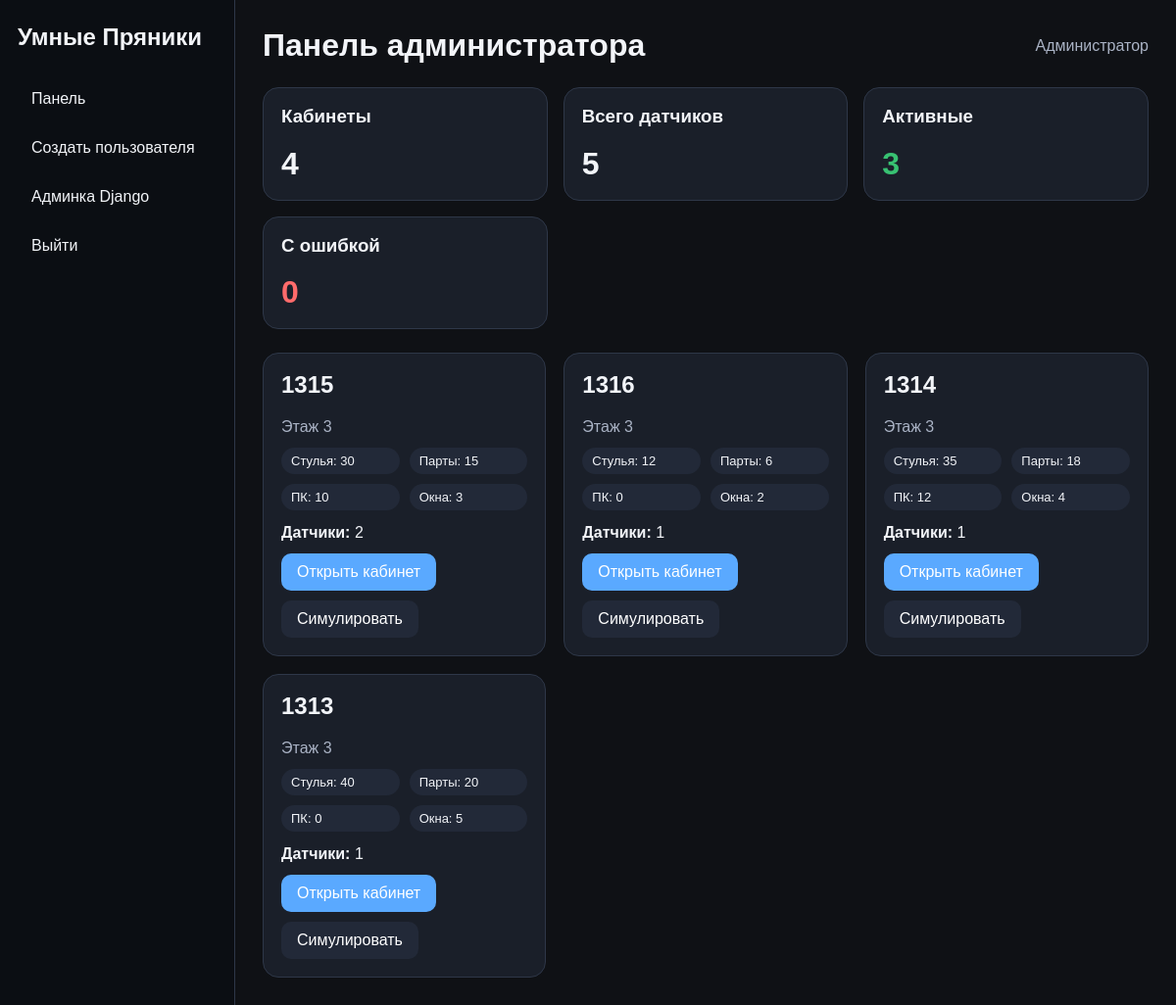
Before: /dashboard/ (signed in) with the older database file.
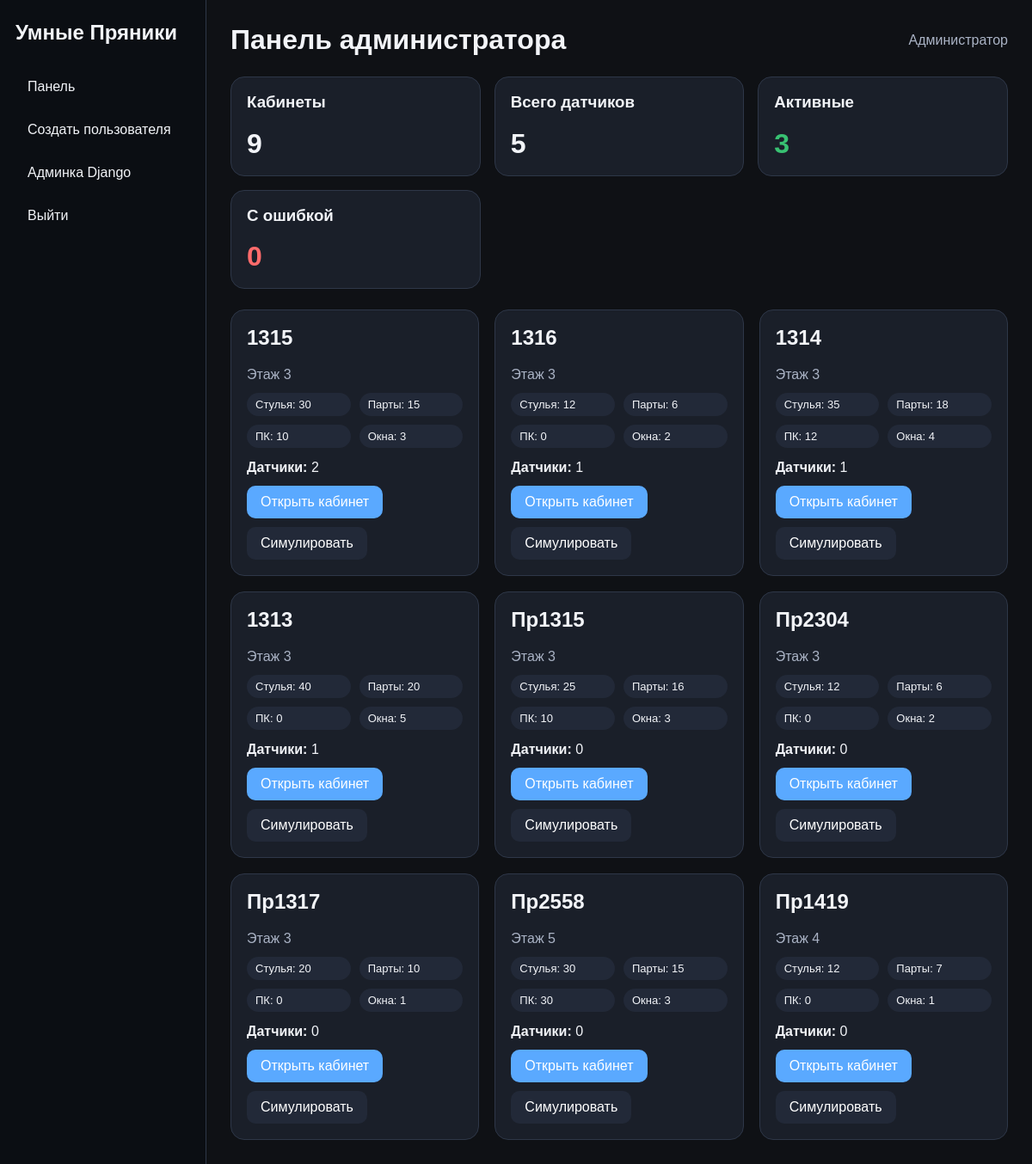
After: the same page with the newer database file.
### university/models.py (models this page shows, shortened)
class Room(models.Model):
    name = models.CharField("Название кабинета", max_length=50)
    floor = models.IntegerField("Этаж")
    chairs = models.IntegerField("Количество стульев", default=0)
    desks = models.IntegerField("Количество парт", default=0)
    computers = models.IntegerField("Количество компьютеров", default=0)
    windows = models.IntegerField("Количество окон", default=0)
    conditioners = models.IntegerField("Количество кондиционеров", default=0)
    description = models.TextField("Описание кабинета", blank=True)
    class Meta:
        verbose_name = "Кабинет"
        verbose_name_plural = "Кабинеты"

### university/views.py (the view)
# urls.py: path("dashboard/", views.dashboard_home, name="dashboard_home"),
@moderator_or_admin_required
def dashboard_home(request):
    rooms = Room.objects.prefetch_related("sensor_set__sensor_type").all()
    total_rooms = rooms.count()
    total_sensors = sum(room.sensor_set.count() for room in rooms)
    active_sensors = sum(room.sensor_set.filter(status="active").count() for room in rooms)
    error_sensors = sum(room.sensor_set.filter(status="error").count() for room in rooms)
    context = {
        "rooms": rooms,
        "total_rooms": total_rooms,
        "total_sensors": total_sensors,
        "active_sensors": active_sensors,
        "error_sensors": error_sensors,
        "title": "Панель администратора",
    }
    return render(request, "dashboard/home.html", context)

### university/templates/dashboard/home.html
{% extends "dashboard/base.html" %}
{% block content %}
<div class="grid">
    <div class="card">
        <h3>Кабинеты</h3>
        <div style="font-size: 32px; font-weight: 700;">{{ total_rooms }}</div>
    </div>
    <div class="card">
        <h3>Всего датчиков</h3>
        <div style="font-size: 32px; font-weight: 700;">{{ total_sensors }}</div>
    </div>
    <div class="card">
        <h3>Активные</h3>
        <div style="font-size: 32px; font-weight: 700;" class="status-active">{{ active_sensors }}</div>
    </div>
    <div class="card">
        <h3>С ошибкой</h3>
        <div style="font-size: 32px; font-weight: 700;" class="status-error">{{ error_sensors }}</div>
    </div>
</div>
<div style="margin-top: 24px;" class="room-grid">
    {% for room in rooms %}
        <div class="card">
            <h2>{{ room.name }}</h2>
            <div class="muted">Этаж {{ room.floor }}</div>
            <div class="room-meta">
                <div class="pill">Стулья: {{ room.chairs }}</div>
                <div class="pill">Парты: {{ room.desks }}</div>
                <div class="pill">ПК: {{ room.computers }}</div>
                <div class="pill">Окна: {{ room.windows }}</div>
            </div>
            <div style="margin-top: 14px;">
                <strong>Датчики:</strong> {{ room.sensor_set.count }}
            </div>
            <div class="actions">
                <a class="btn" href="{% url 'university:room_detail' room.id %}">Открыть кабинет</a>
                <a class="btn btn-secondary" href="{% url 'university:room_simulate' room.id %}">Симулировать</a>
            </div>
        </div>
    {% empty %}
        <div class="card">
            <h3>Кабинеты не найдены</h3>
            <p class="muted">Сначала добавь кабинеты в админке.</p>
            <a class="btn" href="/admin/university/room/">Перейти в админку</a>
        </div>
    {% endfor %}
</div>
{% endblock %}

### university/templates/dashboard/base.html (shortened to what this page needs)
<!DOCTYPE html>
<html lang="ru">
<head>
</head>
<body>
    <div class="layout">
        <aside class="sidebar">
            <div class="brand">Умные Пряники</div>
            <nav class="nav">
                <a href="{% url 'university:dashboard_home' %}">Панель</a>
                {% if request.user.is_superuser %}
                <a href="/accounts/create/">Создать пользователя</a>
                <a href="/admin/">Админка Django</a>
                {% endif %}
                <a href="/accounts/logout/">Выйти</a>
            </nav>
        </aside>
        <main class="main">
            <div class="topbar">
                <div>
                    <h1 style="margin:0;">{{ title|default:"Панель администратора" }}</h1>
                </div>
                <div class="topbar-right">
                    {% if request.user.is_authenticated %}
                    <span class="muted">
                        {% if request.user.is_superuser %}
                        Администратор
                        {% elif request.user.profile %}
                        {{ request.user.profile.get_full_name|default:request.user.username }}
                        {% else %}
                        {{ request.user.username }}
                        {% endif %}
                    </span>
                    {% endif %}
                </div>
            </div>
            {% block content %}{% endblock %}
        </main>
    </div>
</body>
</html>

### university/templates/dashboard/base.html (style rules this page uses)
:root { --bg: #0f1115; --card: #1a1f29; --card-2: #222938; --text: #f2f4f8; --muted: #aab3c5; --accent: #5aa9ff; --ok: #38c172; --warn: #f2c94c; --bad: #ff6b6b; --border: #2e3748; }
* { box-sizing: border-box; }
body { margin: 0; font-family: Arial, sans-serif; background: var(--bg); color: var(--text); }
.layout { display: flex; min-height: 100vh; }
.sidebar { width: 240px; background: #0b0e13; border-right: 1px solid var(--border); padding: 24px 18px; }
.brand { font-size: 24px; font-weight: 700; margin-bottom: 28px; }
.nav a { display: block; color: var(--text); text-decoration: none; padding: 12px 14px; border-radius: 10px; margin-bottom: 8px; background: transparent; }
.main { flex: 1; padding: 28px; }
.topbar { display: flex; justify-content: space-between; align-items: center; margin-bottom: 24px; gap: 16px; }
.topbar-right { display: flex; align-items: center; gap: 12px; flex-wrap: wrap; }
.grid { display: grid; grid-template-columns: repeat(auto-fit, minmax(220px, 1fr)); gap: 16px; }
.card { background: var(--card); border: 1px solid var(--border); border-radius: 16px; padding: 18px; }
.card h3, .card h2, .card h1 { margin-top: 0; }
.muted { color: var(--muted); }
.btn { display: inline-block; padding: 10px 16px; border-radius: 10px; background: var(--accent); color: white; text-decoration: none; border: none; cursor: pointer; }
.btn-secondary { background: var(--card-2); }
.actions { display: flex; gap: 10px; flex-wrap: wrap; margin-top: 12px; }
.status-active { color: var(--ok); font-weight: 700; }
.status-error { color: var(--bad); font-weight: 700; }
.room-grid { display: grid; grid-template-columns: repeat(auto-fit, minmax(280px, 1fr)); gap: 18px; }
.room-meta { display: grid; grid-template-columns: repeat(2, 1fr); gap: 10px; margin-top: 12px; }
.pill { display: inline-block; padding: 6px 10px; border-radius: 999px; background: var(--card-2); color: var(--text); font-size: 13px; }

Changed rows visible on the page:
added Room: name "Пр1315", floor "3", chairs "25", desks "16", computers "10", windows "3", sensor_set.count "0"
added Room: name "Пр2304", floor "3", chairs "12", desks "6", computers "0", windows "2", sensor_set.count "0"
added Room: name "Пр1317", floor "3", chairs "20", desks "10", computers "0", windows "1", sensor_set.count "0"
added Room: name "Пр2558", floor "5", chairs "30", desks "15", computers "30", windows "3", sensor_set.count "0"
added Room: name "Пр1419", floor "4", chairs "12", desks "7", computers "0", windows "1", sensor_set.count "0"
Other visible differences:
{{ total_rooms }}: "4" → "9"
